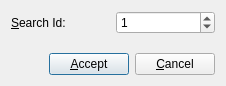
<?xml version="1.0" encoding="UTF-8"?>
<ui version="4.0">
 <class>GoToIdDialog</class>
 <widget class="QDialog" name="GoToIdDialog">
  <property name="geometry">
   <rect>
    <x>0</x>
    <y>0</y>
    <width>226</width>
    <height>86</height>
   </rect>
  </property>
  <property name="windowTitle">
   <string>Go To Id</string>
  </property>
  <layout class="QVBoxLayout">
   <item>
    <layout class="QHBoxLayout">
     <item>
      <widget class="QLabel" name="label">
       <property name="text">
        <string>&amp;Search Id:</string>
       </property>
       <property name="buddy">
        <cstring>uiId</cstring>
       </property>
      </widget>
     </item>
     <item>
      <widget class="QSpinBox" name="uiId">
       <property name="maximum">
        <number>999999999</number>
       </property>
       <property name="value">
        <number>1</number>
       </property>
      </widget>
     </item>
    </layout>
   </item>
   <item>
    <spacer>
     <property name="orientation">
      <enum>Qt::Vertical</enum>
     </property>
     <property name="sizeHint" stdset="0">
      <size>
       <width>20</width>
       <height>40</height>
      </size>
     </property>
    </spacer>
   </item>
   <item>
    <layout class="QHBoxLayout">
     <item>
      <spacer>
       <property name="orientation">
        <enum>Qt::Horizontal</enum>
       </property>
       <property name="sizeHint" stdset="0">
        <size>
         <width>40</width>
         <height>20</height>
        </size>
       </property>
      </spacer>
     </item>
     <item>
      <widget class="QPushButton" name="pushAccept">
       <property name="text">
        <string>&amp;Accept</string>
       </property>
       <property name="icon">
        <iconset resource="common.qrc">
         <normaloff>:/images/ok.png</normaloff>:/images/ok.png</iconset>
       </property>
      </widget>
     </item>
     <item>
      <widget class="QPushButton" name="pushCancel">
       <property name="text">
        <string>&amp;Cancel</string>
       </property>
       <property name="icon">
        <iconset resource="common.qrc">
         <normaloff>:/images/cancel.png</normaloff>:/images/cancel.png</iconset>
       </property>
      </widget>
     </item>
    </layout>
   </item>
  </layout>
 </widget>
 <tabstops>
  <tabstop>uiId</tabstop>
  <tabstop>pushAccept</tabstop>
  <tabstop>pushCancel</tabstop>
 </tabstops>
 <resources>
  <include location="common.qrc"/>
 </resources>
 <connections>
  <connection>
   <sender>pushCancel</sender>
   <signal>clicked()</signal>
   <receiver>GoToIdDialog</receiver>
   <slot>reject()</slot>
   <hints>
    <hint type="sourcelabel">
     <x>136</x>
     <y>56</y>
    </hint>
    <hint type="destinationlabel">
     <x>146</x>
     <y>40</y>
    </hint>
   </hints>
  </connection>
 </connections>
</ui>
